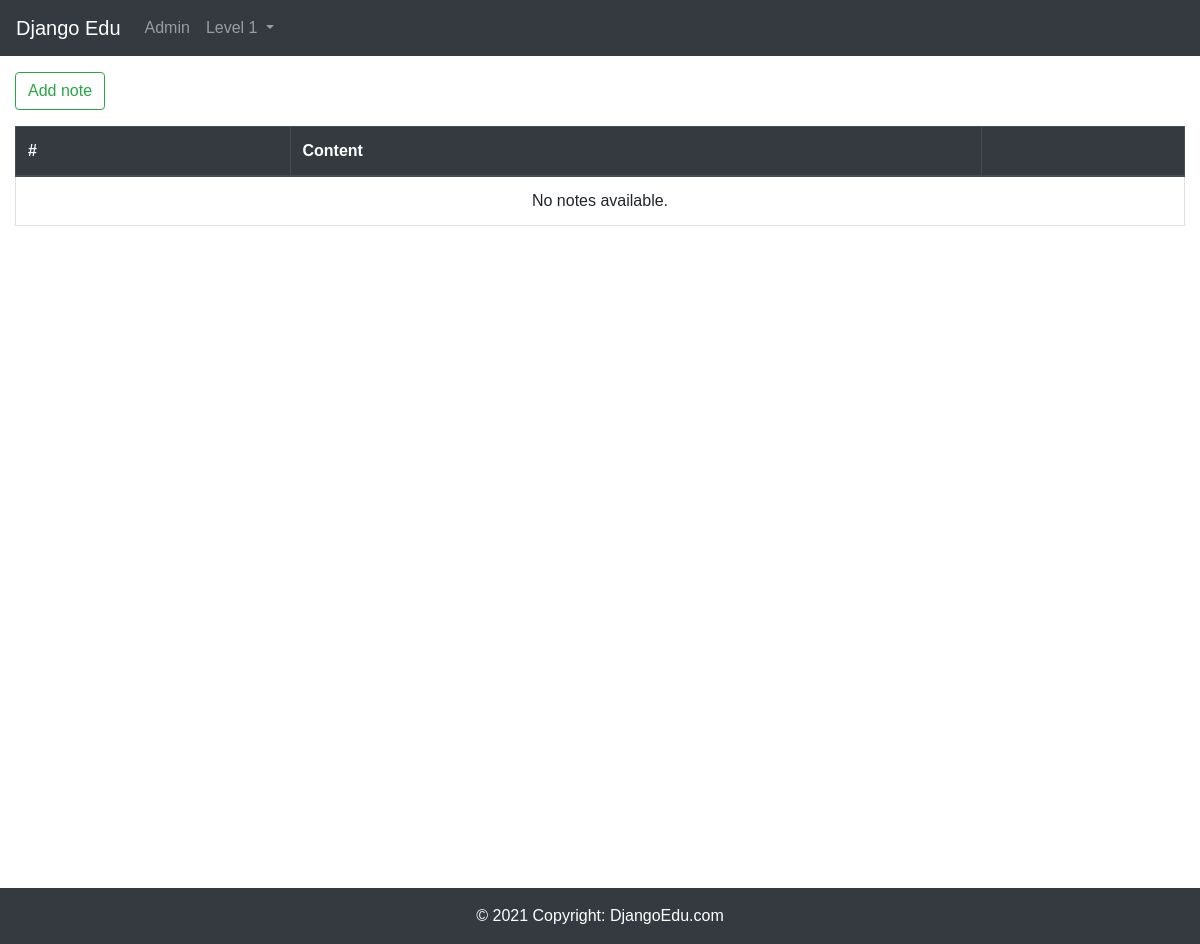
Page /notebooks/ on the earlier database version.
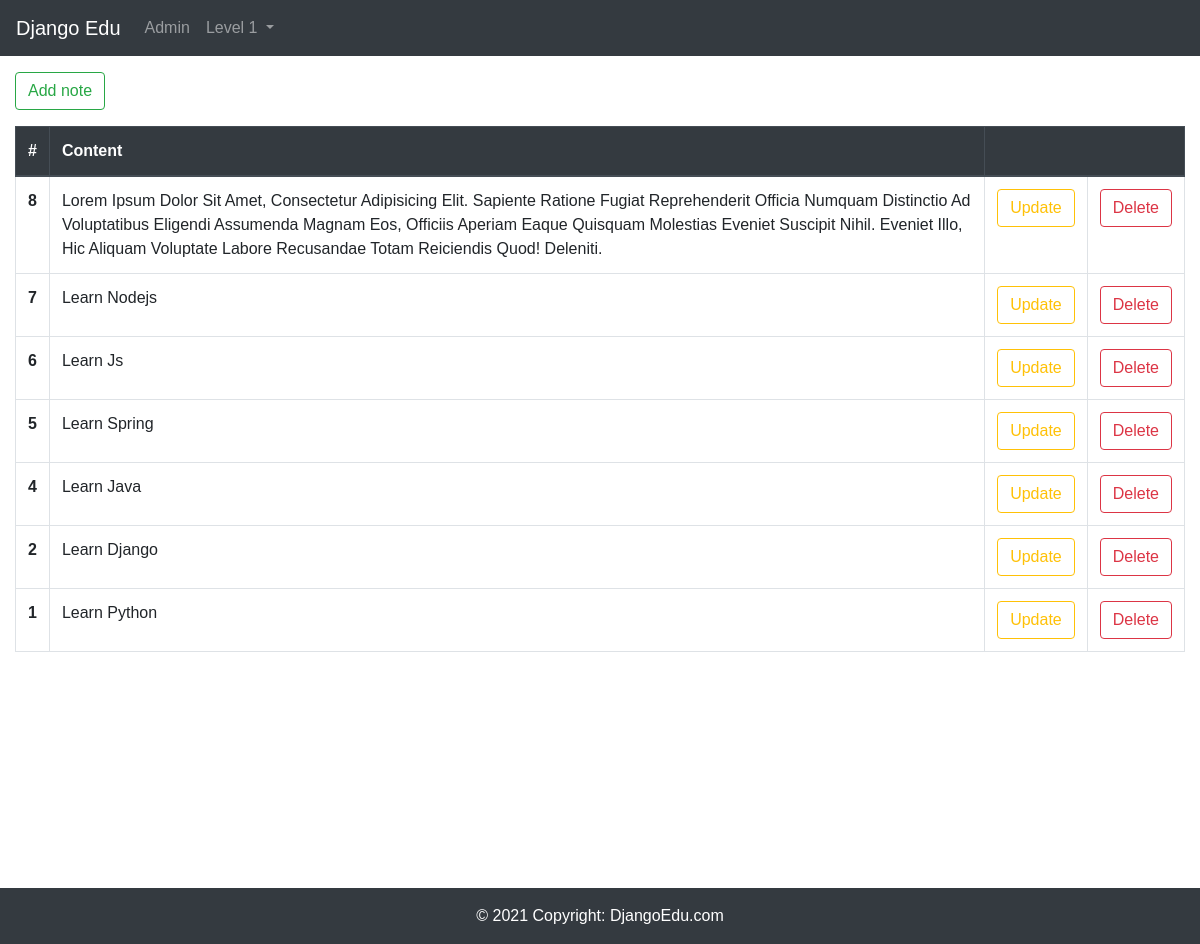
Same page on the later database version.
### notebooks/models.py (models this page shows, shortened)
class Note(models.Model):
    content = models.TextField(null=True, blank=True)
    date_created = models.DateTimeField(default=timezone.now)
    date_updated = models.DateTimeField(default=timezone.now)

### notebooks/views.py (the view)
# urls.py: path('', views.index, name='index'),
def index(request):
    return render(request, 'notebooks/index.html', {
        'notes': Note.objects.all().order_by('id').reverse(),
    })

### notebooks/templates/notebooks/index.html (shortened to what this page needs)
{% extends 'layouts/base.html' %}
{% block content %}
<div class="container-fluid">
  <button
    id="btn-add-note"
    type="button"
    class="btn btn-outline-success"
    data-toggle="modal"
    data-target="#modal-notebook"
  >
    Add note
  </button>
  <div class="table-responsive">
    <table class="table table-bordered table-hover my-3">
      <thead class="thead-dark">
        <tr>
          <th scope="col">#</th>
          <th scope="col">Content</th>
          <th scope="col" colspan="2"></th>
        </tr>
      </thead>
      <tbody>
        {% if notes|length > 0 %}
          {% for note in notes %}
          <tr>
            <th scope="row">{{ note.id }}</th>
            <td>{{ note.content | title }}</td>
            <td class="text-center">
              <button
                type="button"
                class="btn btn-outline-warning btn-update-note"
                data-note-id="{{ note.id }}"
                data-toggle="modal"
                data-target="#modal-notebook"
              >
                Update
              </button>
            </td>
            <td class="text-center">
              <button
                type="button"
                class="btn btn-outline-danger btn-delete-note"
                data-note-id="{{ note.id }}"
              >
                Delete
              </button>
            </td>
          </tr>
          {% endfor %}
        {% else %}
        <td colspan="4" class="text-center">No notes available.</td>
        {% endif %}
      </tbody>
    </table>
  </div>
</div>
{% endblock content %}

Differences in the rows shown:
added Note: id "8", content "Lorem Ipsum Dolor Sit Amet, Consectetur Adipisicing Elit. Sapiente Ratione Fugiat Reprehenderit Officia Numquam Distinctio Ad Voluptatibus Eligendi Assumenda Magnam Eos, Officiis Aperiam Eaque Quisquam Molestias Eveniet Suscipit Nihil. Eveniet Illo, Hic Aliquam Voluptate Labore Recusandae Totam Reiciendis Quod! Deleniti."
added Note: id "7", content "Learn Nodejs"
added Note: id "6", content "Learn Js"
added Note: id "5", content "Learn Spring"
added Note: id "4", content "Learn Java"
added Note: id "2", content "Learn Django"
added Note: id "1", content "Learn Python"
Other differences:
text no longer shown: "No notes available."
